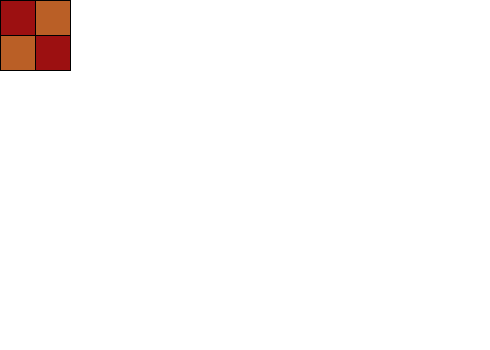
Frame 1 (no input)
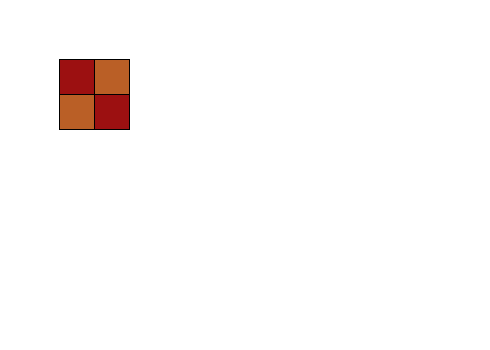
Frame 60 (the mouse pressed at the canvas centre just before this capture)
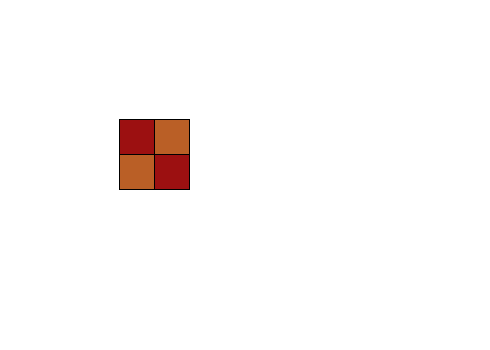
Frame 120 (the mouse held since frame 60 and released just before this capture)

The Processing sketch that drew these frames (run headless with seeded random() and noise(); from frame 60 on, the mouse is pressed at the canvas centre):

// Processing sketch: processing_19793
// ── processing_19793.pde

//Variables & Conditionals; Bouncing Squares
//ethan dale

//four variables that establish vector and position
float directionx;
float directiony;
float x;
float y;
float directiona;
float directionb;
float a;
float b;


void setup(){
  size(490,350);
  
//initial vector  
  directionx = 1;
  directiony = 1;
  directiona = 1;
  directionb = 1;
}

void draw(){
  background(255);
  
  //red/yellow square
  
  //red rectangle
  fill(#9C1011);
  rect(x+35,y+35,35,35);
  
  //orange rectangle
  fill(#BA5F26);
  rect(x+35,y,35,35);
  
  //red rectangle
  fill(#BA5F26);
  rect(x,y+35,35,35);
  
  //orange rectangle
  fill(#9C1011);
  rect(x,y,35,35);
  
 
  
  
   //statements that establish motion
   x += directionx;
   y += directiony;
   a += directiona;
   b += directionb;
  
  //conditionals that sense the boundaries of the 'stage'
  //pong games start with these statements
  
  
 //red/orange square
   if(x + 70 > width) {
     directionx = -1;
   }
   if(y + 70 > height) {
     directiony = -1;
   }
   if(x < 0) {
     directionx = 1;
   }
   if(y < 0) {
     directiony = 1;
     
     
//blue/white square 
   if(a + 70 > width) {
     directiona = -1;
   }
   if(b + 70 > height) {
     directionb = -1;
   }
   if(a < 0) {
     directiona = 1;
   }
   if(b < 0) {
     directionb = 1;
   }
   }
}
